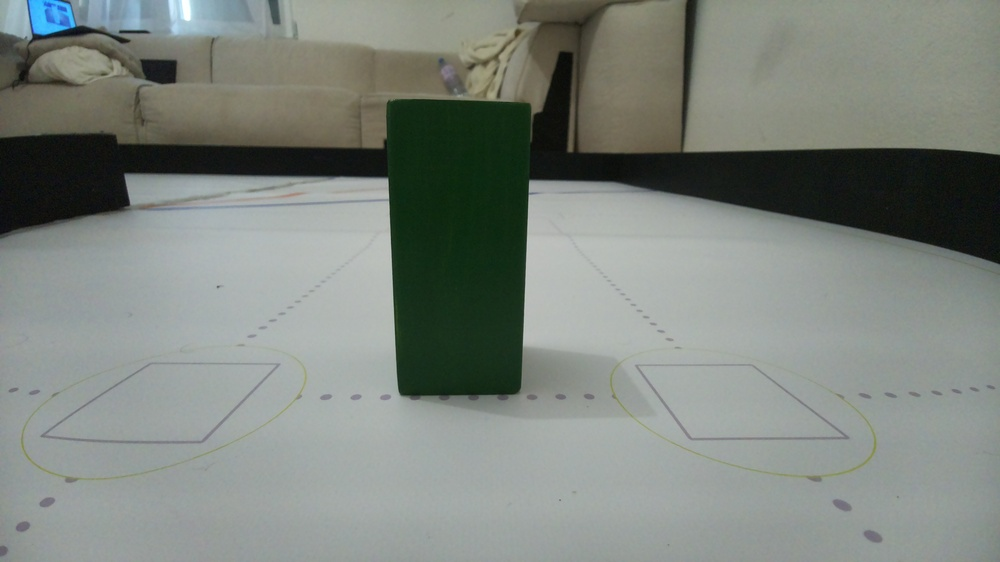
#> input picture tests/bildverarbeitung/bilder/referenzbilder/gruen_hindernis4.jpg, 1000 x 562 px, shrunk from 4608 x 2592 before the run
$ python farbmaske.py
#> lines starting #> are read from the running program, lines starting #| are printed output that depends on the picture; after the words box and inside, x2 and y2 are one past the last pixel; in counts of white or black regions, pixels touching at a corner belong together
import cv2
import numpy as np
import os

# Referenzbild laden
bild_pfad = "bilder/referenzbilder/gruen_hindernis4.jpg"
bild = cv2.imread(bild_pfad)
#> bild is the input picture: shape (562, 1000, 3); mean B, G, R 125.9, 132.5, 126

if bild is None:
    print("Bild konnte nicht geladen werden.")
    exit()

# Bildgrösse bestimmen
hoehe, breite = bild.shape[:2]
#> hoehe = 562; breite = 1000

# Relevanter Bildbereich: untere 67 %
y_start = int(hoehe * 0.33)
#> y_start = 185
roi = bild[y_start:hoehe, 0:breite]
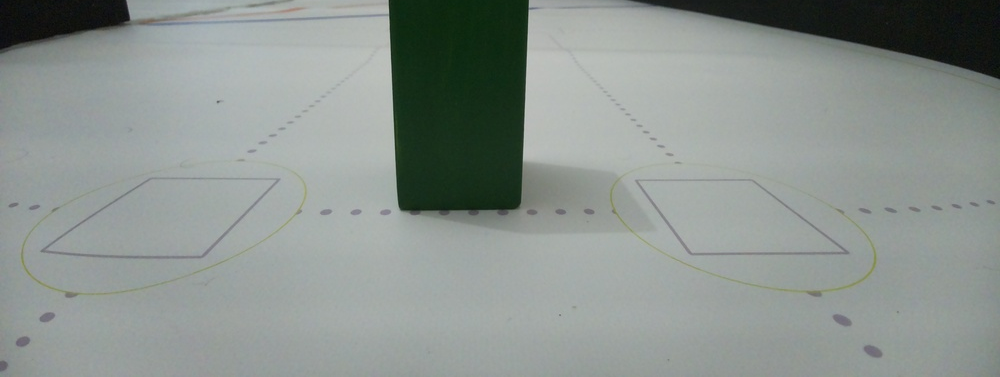
#> roi: shape (377, 1000, 3); mean B, G, R 142.9, 147.1, 139.4

# ROI von BGR nach HSV umwandeln
hsv = cv2.cvtColor(roi, cv2.COLOR_BGR2HSV)
#> hsv: shape (377, 1000, 3); mean H, S, V 75.2, 22.6, 147.3

# Vorläufiger HSV-Bereich für Grün
gruen_unten = np.array([60, 100, 30])
gruen_oben = np.array([70, 255, 150])

# Farbmaske erstellen
maske_gruen = cv2.inRange(
    hsv,
    gruen_unten,
    gruen_oben
)
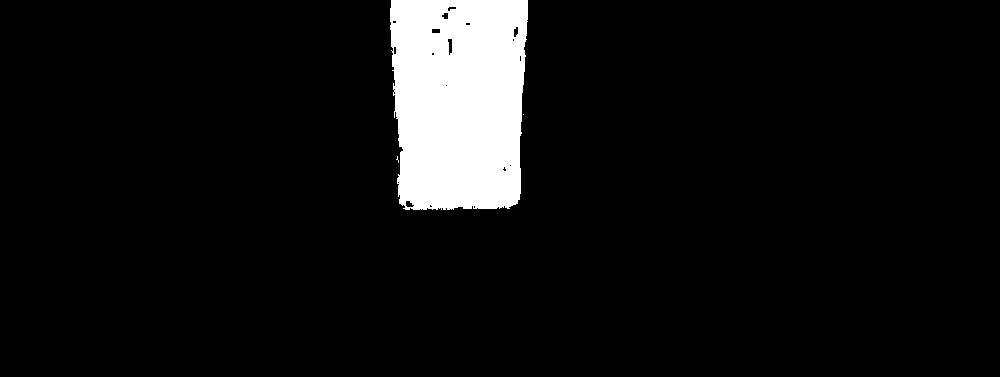
#> maske_gruen: shape (377, 1000); 7% white; 3 white regions (2 under 20 px), largest, box (x1, y1, x2, y2) and area: (390, 0, 528, 210) 26372

# Ausgabeordner erstellen
os.makedirs("bilder/farbmaske", exist_ok=True)

# Farbmaske speichern
ausgabe = "bilder/farbmaske/maske_gruen_hindernis4.jpg"
cv2.imwrite(ausgabe, maske_gruen)

print(f"Farbmaske erstellt: {ausgabe}")

$ run again, with tests/bildverarbeitung/bilder/referenzbilder/gruen_hindernis1.jpg copied over tests/bildverarbeitung/bilder/referenzbilder/gruen_hindernis4.jpg
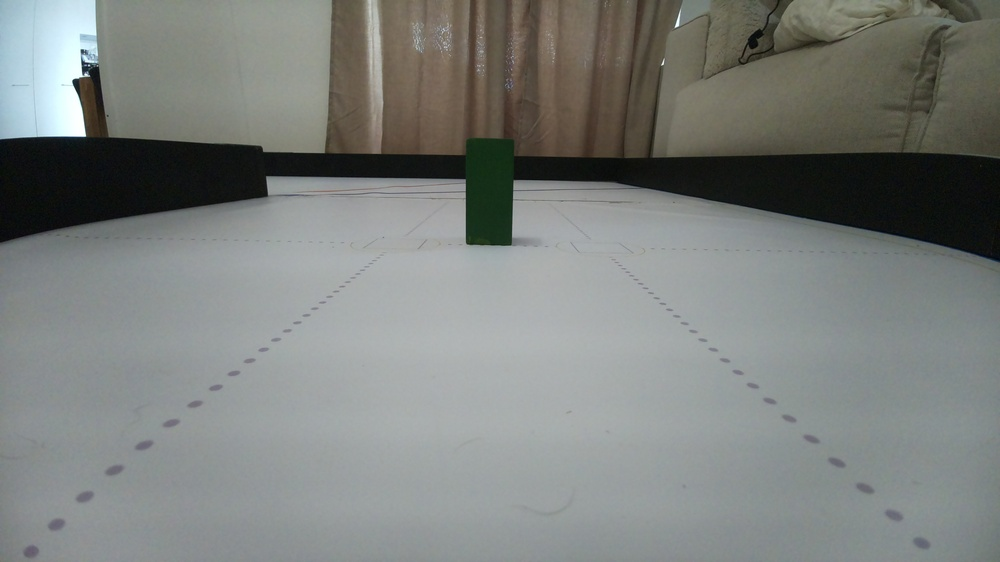
#> input picture tests/bildverarbeitung/bilder/referenzbilder/gruen_hindernis1.jpg, 1000 x 562 px, shrunk from 4608 x 2592 before the run
#> bild is the input picture: shape (562, 1000, 3); mean B, G, R 125.2, 128.1, 124.6
#> `roi = bild[y_start:hoehe, 0:breite]`:
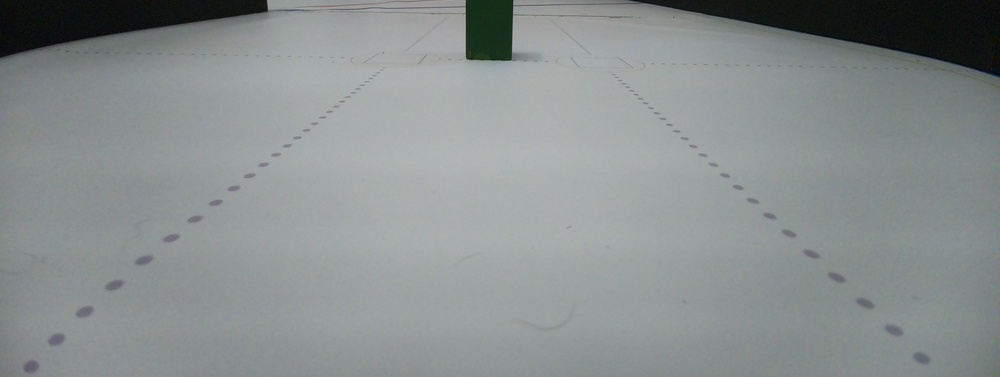
#> roi: shape (377, 1000, 3); mean B, G, R 143.8, 143.6, 138.1
#> hsv: shape (377, 1000, 3); mean H, S, V 89.4, 14.6, 144.5
#> `maske_gruen = cv2.inRange( hsv, gruen_unten, gruen_oben )`:
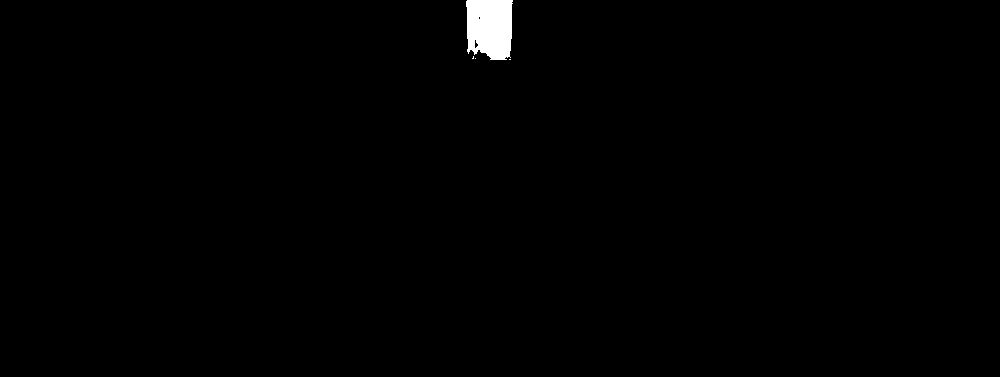
#> maske_gruen: shape (377, 1000); 0.66% white; 4 white regions (3 under 20 px), largest, box (x1, y1, x2, y2) and area: (466, 0, 513, 60) 2478

$ run again, with tests/bildverarbeitung/bilder/referenzbilder/gruen_hindernis2.jpg copied over tests/bildverarbeitung/bilder/referenzbilder/gruen_hindernis4.jpg
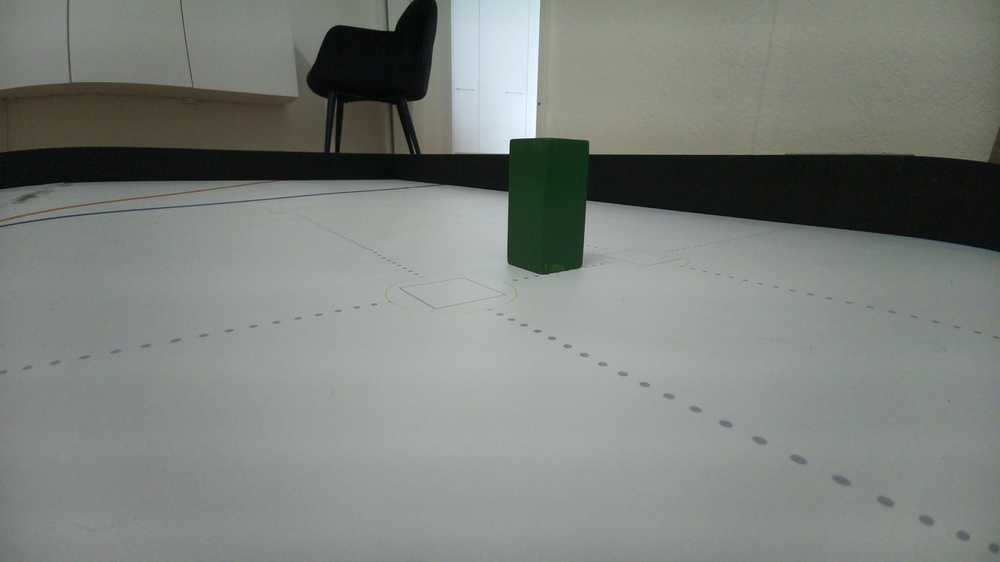
#> input picture tests/bildverarbeitung/bilder/referenzbilder/gruen_hindernis2.jpg, 1000 x 562 px, shrunk from 4608 x 2592 before the run
#> bild is the input picture: shape (562, 1000, 3); mean B, G, R 123.8, 128.6, 124
#> `roi = bild[y_start:hoehe, 0:breite]`:
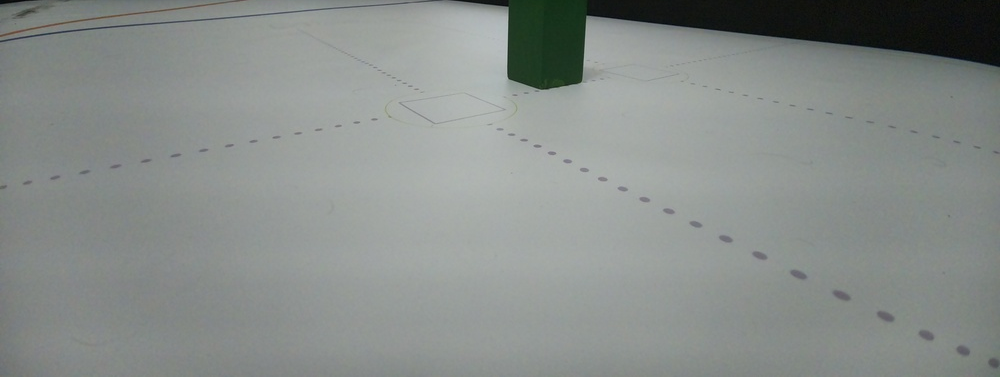
#> roi: shape (377, 1000, 3); mean B, G, R 138.1, 141, 135.6
#> hsv: shape (377, 1000, 3); mean H, S, V 74.4, 13.2, 141.1
#> `maske_gruen = cv2.inRange( hsv, gruen_unten, gruen_oben )`:
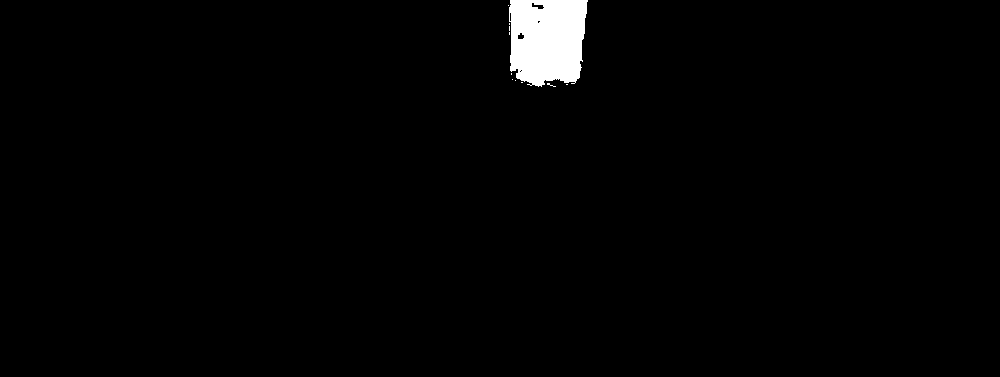
#> maske_gruen: shape (377, 1000); 1.6% white; 11 white regions (10 under 20 px), largest, box (x1, y1, x2, y2) and area: (509, 0, 588, 87) 5850

$ run again, with tests/bildverarbeitung/bilder/referenzbilder/gruen_hindernis3.jpg copied over tests/bildverarbeitung/bilder/referenzbilder/gruen_hindernis4.jpg
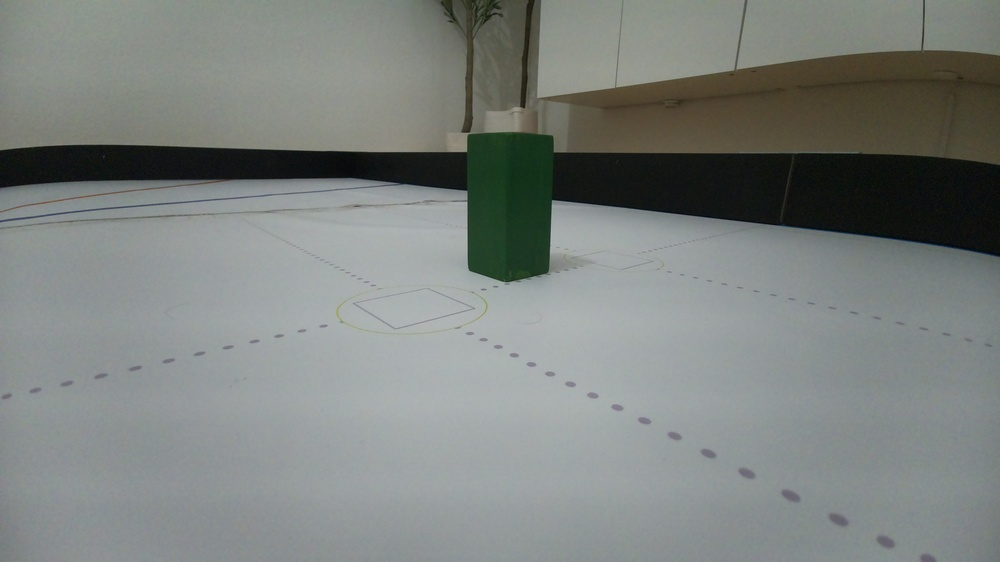
#> input picture tests/bildverarbeitung/bilder/referenzbilder/gruen_hindernis3.jpg, 1000 x 562 px, shrunk from 4608 x 2592 before the run
#> bild is the input picture: shape (562, 1000, 3); mean B, G, R 126.7, 130, 125
#> `roi = bild[y_start:hoehe, 0:breite]`:
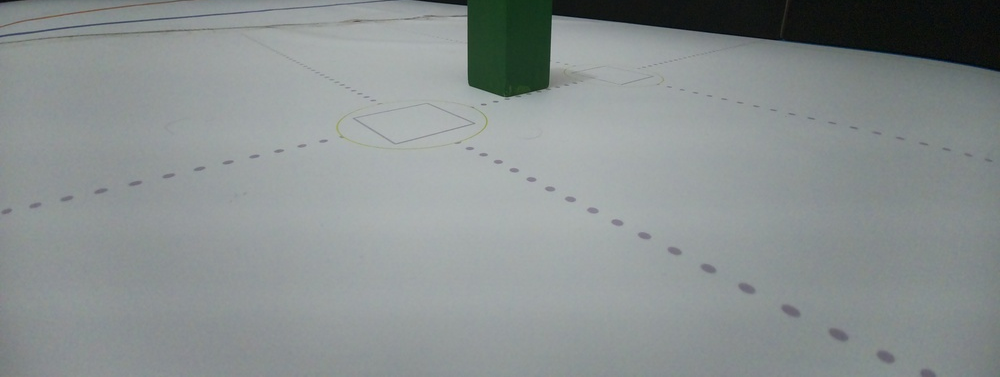
#> roi: shape (377, 1000, 3); mean B, G, R 144.1, 144.1, 137.7
#> hsv: shape (377, 1000, 3); mean H, S, V 90.3, 16.9, 145.2
#> `maske_gruen = cv2.inRange( hsv, gruen_unten, gruen_oben )`:
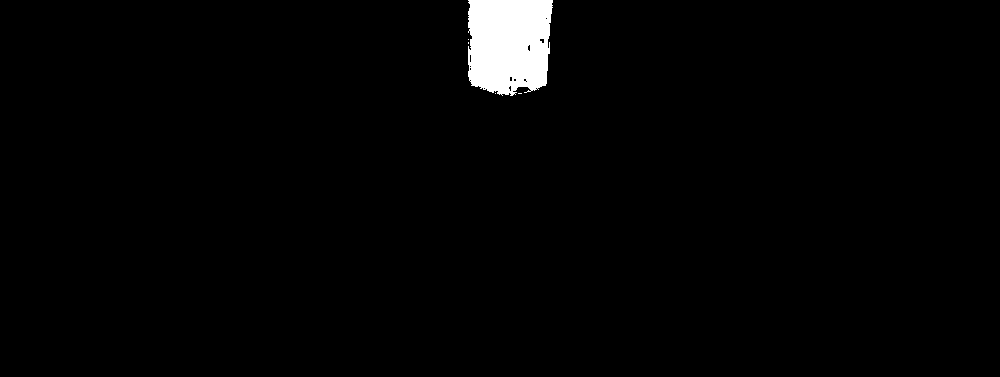
#> maske_gruen: shape (377, 1000); 1.9% white; 5 white regions (4 under 20 px), largest, box (x1, y1, x2, y2) and area: (468, 0, 553, 96) 7165
